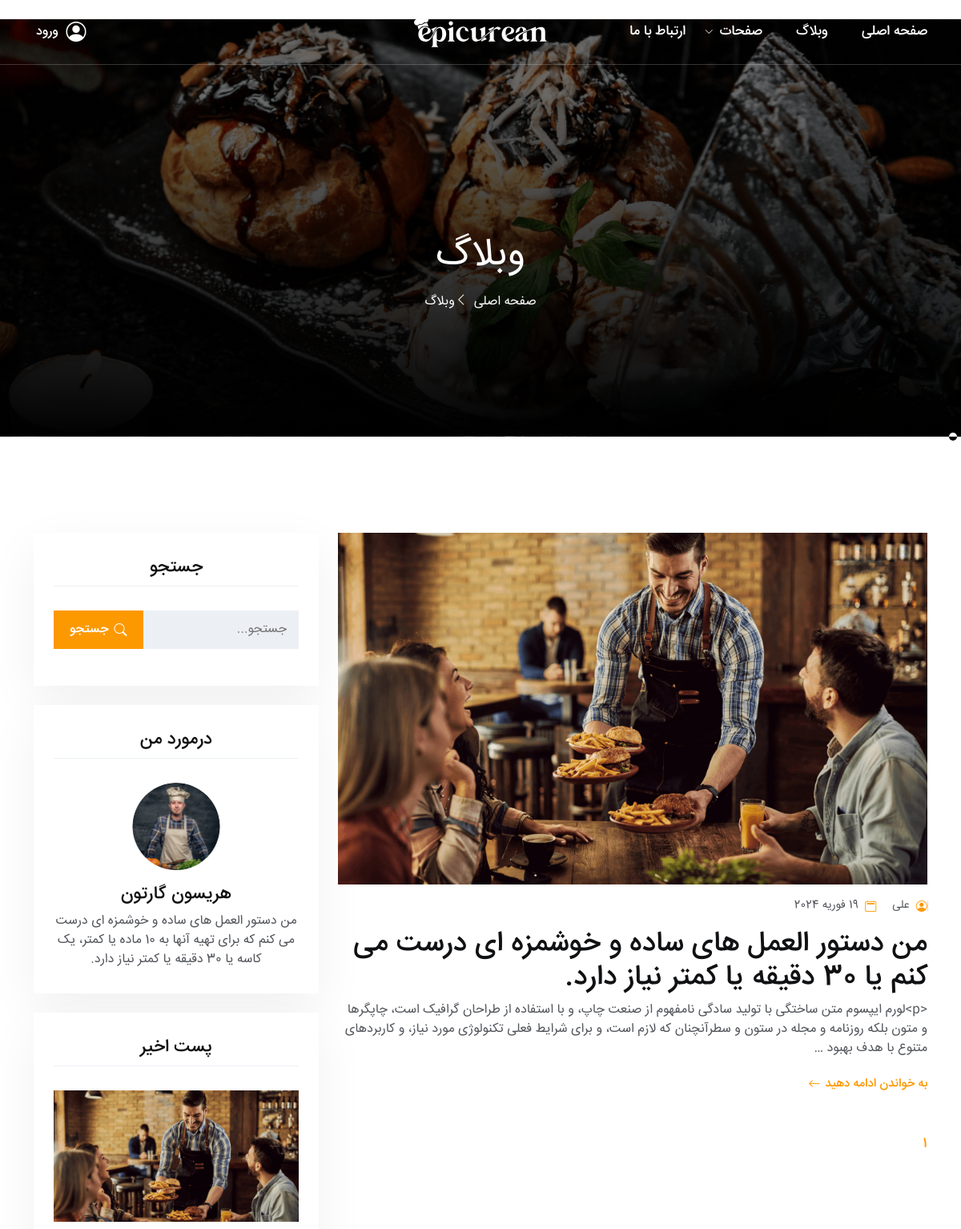
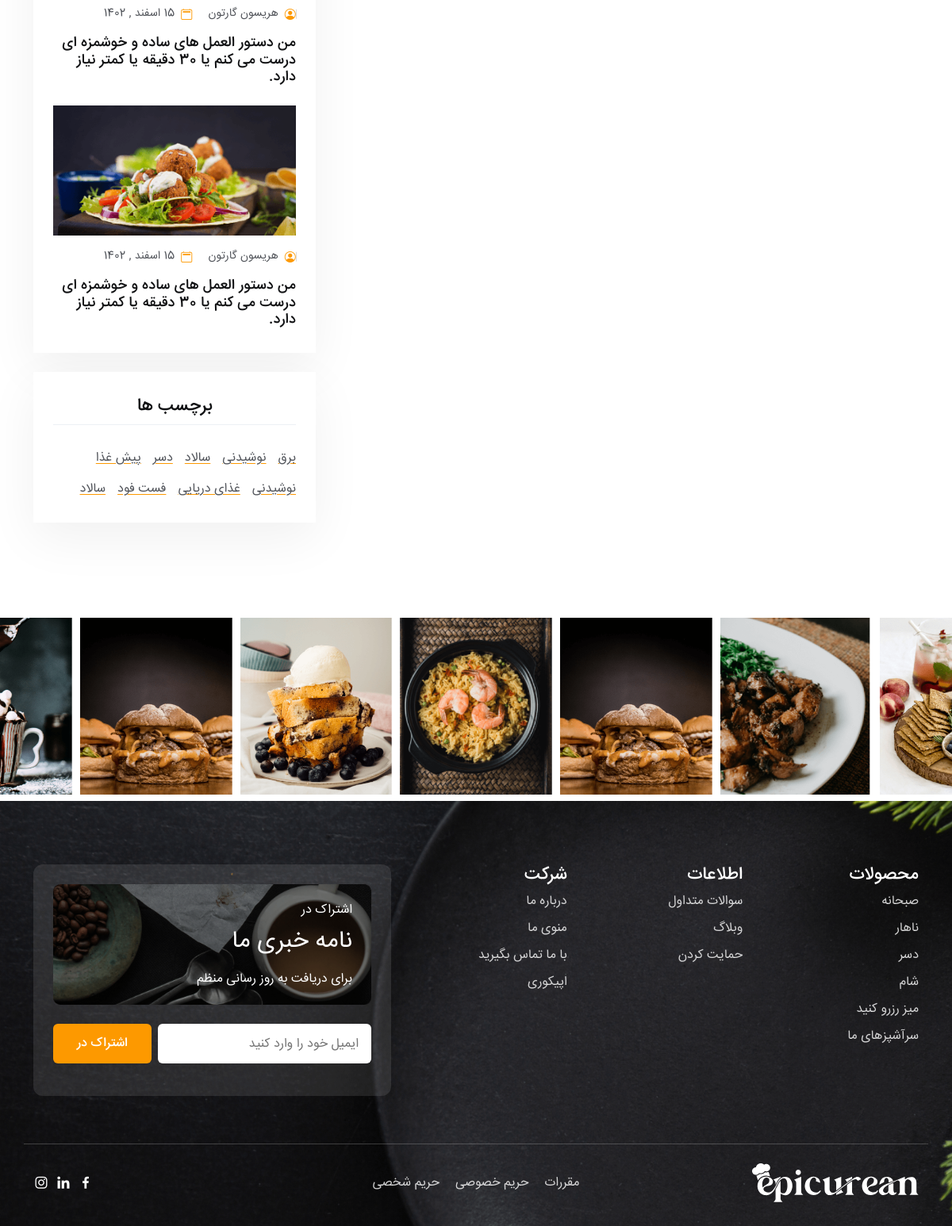
The app's page /blog/list/ with its own data (2 pictures, top to bottom).
### blogs/models.py (models this page shows, shortened)
class Blog(models.Model):
    STATUS = (
    (0,"Draft"),
    (1,"Publish")
    )
    title = models.CharField(max_length=255)
    slug = models.SlugField(max_length=200, unique=True)
    description = RichTextField()
    description2 = RichTextField()
    tips = models.CharField(max_length=255)
    author = models.CharField(max_length=255)
    author_note = models.TextField()
    image_cover = models.ImageField(upload_to='blog_covers/', blank=True)
    image_detail = models.ImageField(upload_to='blog_covers/', blank=True)
    image_detail2 = models.ImageField(upload_to='blog_covers/', blank=True)
    image_detail3 = models.ImageField(upload_to='blog_covers/', blank=True)
    datetime_created = models.DateField(auto_now_add=True)
    status = models.IntegerField(choices=STATUS, default=0)
    def get_absolute_url(self):
        return reverse("blog_detail", kwargs={"slug": self.slug})

### blogs/views.py (the view)
# urls.py: path('list/', BlogListView.as_view(), name='blog_list'),
class BlogListView(generic.ListView):
    model = Blog
    paginate_by = 6
    template_name = 'blogs/blog_list.html'
    context_object_name = 'blogs'
    def get_queryset(self):
        return Blog.objects.filter(status=1).order_by('-datetime_created')

### blogs/templates/blogs/blog_list.html (shortened to what this page needs)
﻿{% extends '_base.html'%}
{% load static %}
{% load i18n%}
{% load jalali_tags %}
{% block title%}{%trans 'blog_list'%}{% endblock title%}
{% block rtitle%}{%trans 'blog_list'%}{% endblock rtitle%}
{% block content%}
<div class="cursor d-none d-lg-block"></div>
<div class="site-wrapper">
    <section class="blog-section pt-120 pb-120">
        <div class="container">
            <div class="row gy-5">
                <div class="col-lg-8">
                    <div class="blog-post-wrap d-flex flex-column">
                        {% for blog in blogs %}
                            <div class="blog-box">
                            <div class="blog-box-img overflow-hidden">
                                <a href='blog-details.html'><img class="w-100" src="{{blog.image_cover.url}}" alt=""></a>
                            </div>
                            <ul class="blog-box-meta custom-ul d-flex mt-3 flex-wrap">
                                <li>
                                    <i class="bi bi-person-circle"></i>
                                    <a href='blog-details.html'>{{blog.author}}</a>
                                </li>
                                <li>
                                    <i class="bi bi-calendar2"></i>
                                    <a href='blog-details.html'>{{blog.datetime_created|to_jalali:'%Y/%B/%d'}}</a>
                                </li>
                            </ul>
                            <h2 class="h2 mt-3 mb-2"><a href="{{blog.get_absolute_url}}">{{blog.title}}</a></h2>
                            <p>{{blog.description|truncatewords:45}}
                            </p> <a class='blog-btn d-flex align-items-center mt-4' href="{{blog.get_absolute_url}}">به خواندن ادامه دهید <i class="bi bi-arrow-left"></i></a>
                        </div>
                        {% endfor %}
                    </div>
                    <div class="row pt-60">
                        <div class="col-lg-12">
                            <ul class="page-list custom-ul d-flex align-items-center flex-wrap">
                                <li class="active"><a href="?page={{page_obj.number}}">{{page_obj.number}}</a></li>
                            </ul>
                        </div>
                    </div>
                </div>
                <div class="col-lg-4">
                    <div class="sidebar-wrap">
                        <div class="sidebar-item">
                            <h2 class="sidebar-title">جستجو</h2>
                            <form class="sidebar-form position-relative overflow-hidden">
                                <input type="email" placeholder="جستجو...">
                                <button class="position-absolute  top-50 translate-middle-y h-100 border-0 common-btn" style="left: 0 !important;;right: inherit" type="submit"><i class="bi bi-search search"></i><span>جستجو</span></button>
                            </form>
                        </div>
                        <div class="sidebar-item">
                            <h2 class="sidebar-title">درمورد من
                            </h2>
                            <div class="sidebar-about-wrap text-center">
                                <div class="sidebar-about-img overflow-hidden">
                                    <img src="{%static 'images/blog/sidebar.png'%}" alt="">
                                </div>
                                <h2 class="h2 mt-3 mb-2">هریسون گارتون</h2>
                                <p>من دستور العمل های ساده و خوشمزه ای درست می کنم که برای تهیه آنها به 10 ماده یا کمتر، یک کاسه یا 30 دقیقه یا کمتر نیاز دارد.
                                </p>
                            </div>
                        </div>
                        <div class="sidebar-item">
                            <h2 class="sidebar-title">پست اخیر
                            </h2>
                            <div class="recent-post-wrap d-flex flex-column">
                                <div class="blog-box">
                                    <div class="blog-box-img overflow-hidden">
                                        <a href='blog-details.html'><img class="w-100" src="{%static 'images/blog/recent-post-1.png'%}" alt=""></a>
                                    </div>
                                    <ul class="blog-box-meta custom-ul d-flex mt-3 flex-wrap">
                                        <li>
                                            <i class="bi bi-person-circle"></i>
                                            <a href='blog-details.html'>هریسون گارتون
                                            </a>
                                        </li>
                                        <li>
                                            <i class="bi bi-calendar2"></i>
                                            <a href='blog-details.html'>15 اسفند , 1402</a>
                                        </li>
                                    </ul>
                                    <h2 class="h2 mt-3"><a href='blog-details.html'>من دستور العمل های ساده و خوشمزه ای درست می کنم  یا 30 دقیقه یا کمتر نیاز دارد.</a></h2>
                                </div>
                                <div class="blog-box">
                                    <div class="blog-box-img overflow-hidden">
                                        <a href='blog-details.html'><img class="w-100" src="{%static 'images/blog/recent-post-2.png'%}" alt=""></a>
                                    </div>
                                    <ul class="blog-box-meta custom-ul d-flex mt-3 flex-wrap">
                                        <li>
                                            <i class="bi bi-person-circle"></i>
                                            <a href='blog-details.html'>هریسون گارتون
                                            </a>                                        </li>
                                        <li>
                                            <i class="bi bi-calendar2"></i>
                                            <a href='blog-details.html'>15 اسفند , 1402</a>
                                        </li>
                                    </ul>
                                    <h2 class="h2 mt-3"><a href='blog-details.html'>من دستور العمل های ساده و خوشمزه ای درست می کنم  یا 30 دقیقه یا کمتر نیاز دارد.</a></h2>
                                </div>
                            </div>
                        </div>
                        <div class="sidebar-item">
                            <h2 class="sidebar-title">برچسب ها</h2>
                            <ul class="sidebar-tag custom-ul d-flex flex-wrap">
                                <li><a href="#">برق</a></li>
                                <li><a href="#">نوشیدنی</a></li>
                                <li><a href="#">سالاد</a></li>
                                <li><a href="#">دسر</a></li>
                                <li><a href="#">پیش غذا</a></li>
                                <li><a href="#">نوشیدنی</a></li>
                                <li><a href="#">غذای دریایی</a></li>
                                <li><a href="#">فست فود</a></li>
                                <li><a href="#">سالاد</a></li>
                            </ul>
                        </div>
                    </div>
                </div>
            </div>
        </div>
    </section>
</div>
{%endblock content%}

### records on screen
Blog: image_cover (picture), author "علی", datetime_created|to_jalali "19 فوریه 2024", title "من دستور العمل های ساده و خوشمزه ای درست می کنم یا 30 دقیقه یا کمتر نیاز دارد.", description "<p>لورم ایپسوم متن ساختگی با تولید سادگی نامفهوم از صنعت چاپ، و با استفاده از طراحان گرافیک است، چاپگرها و متون بلکه روزنامه و مجله در ستون و سطرآنچنان که لازم است، و برای شرایط فعلی تکنولوژی مورد نیاز، و کاربردهای متنوع با هدف بهبود …"

### other values on screen
{{ page_obj.number }} "1"
